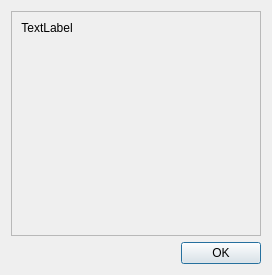
<?xml version="1.0" encoding="UTF-8"?>
<ui version="4.0">
 <class>Dialog</class>
 <widget class="QDialog" name="Dialog">
  <property name="geometry">
   <rect>
    <x>0</x>
    <y>0</y>
    <width>272</width>
    <height>275</height>
   </rect>
  </property>
  <property name="windowTitle">
   <string>Dialog</string>
  </property>
  <layout class="QVBoxLayout" name="verticalLayout_2">
   <item>
    <widget class="QScrollArea" name="scrollArea">
     <property name="widgetResizable">
      <bool>true</bool>
     </property>
     <widget class="QWidget" name="scrollAreaWidgetContents">
      <property name="geometry">
       <rect>
        <x>0</x>
        <y>0</y>
        <width>252</width>
        <height>226</height>
       </rect>
      </property>
      <layout class="QFormLayout" name="formLayout">
       <item row="0" column="0">
        <widget class="QLabel" name="error_text">
         <property name="text">
          <string>TextLabel</string>
         </property>
         <property name="alignment">
          <set>Qt::AlignCenter</set>
         </property>
        </widget>
       </item>
      </layout>
     </widget>
    </widget>
   </item>
   <item>
    <widget class="QDialogButtonBox" name="buttonBox">
     <property name="orientation">
      <enum>Qt::Horizontal</enum>
     </property>
     <property name="standardButtons">
      <set>QDialogButtonBox::Ok</set>
     </property>
    </widget>
   </item>
  </layout>
 </widget>
 <resources/>
 <connections>
  <connection>
   <sender>buttonBox</sender>
   <signal>accepted()</signal>
   <receiver>Dialog</receiver>
   <slot>accept()</slot>
   <hints>
    <hint type="sourcelabel">
     <x>248</x>
     <y>254</y>
    </hint>
    <hint type="destinationlabel">
     <x>157</x>
     <y>274</y>
    </hint>
   </hints>
  </connection>
  <connection>
   <sender>buttonBox</sender>
   <signal>rejected()</signal>
   <receiver>Dialog</receiver>
   <slot>reject()</slot>
   <hints>
    <hint type="sourcelabel">
     <x>316</x>
     <y>260</y>
    </hint>
    <hint type="destinationlabel">
     <x>286</x>
     <y>274</y>
    </hint>
   </hints>
  </connection>
 </connections>
</ui>
